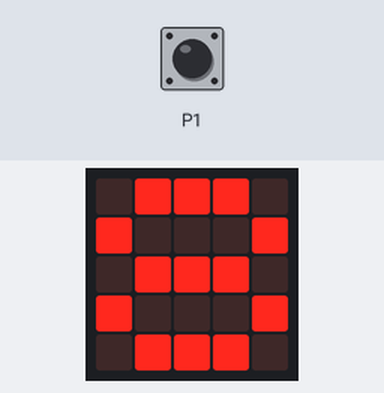
A program run on a simulated BBC micro:bit (MakeCode). Shown: the board's 5×5 LED display. The test bench sets the inputs (shaded band). The 48×5 strip is a reading aid, not a part: it shows the text the display is scrolling, unrolled, one strip-width of it at a time.

Above: at 1.5 s.
1.6 s: touch pin P1 pressed for 0.15 s
At 1.95 s:
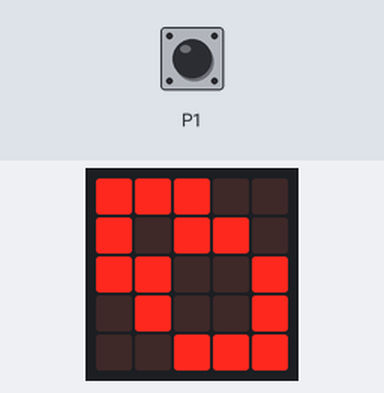
At 2.3 s:
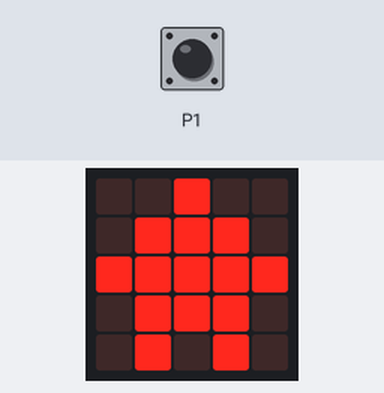
4.5 s: touch pin P1 pressed for 0.15 s
At 10.2 s:
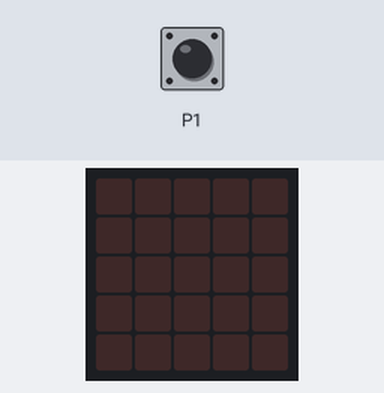

Measured:
- after the input at 1.6 s, the display: changes after 0.15 s (image 1)
- what the display in image 1 shows lasts 0.4 s, from 1.8 s to 2.2 s
- what the display in image 3 shows lasts 0.6 s, from 9.8 s to 10.4 s

The program:

main.ts
```typescript
input.onPinPressed(TouchPin.P1, function () {
    basic.showLeds(`
        # # # . .
        # . # # .
        # # . . #
        . # . . #
        . . # # #
        `)
    basic.pause(300)
    basic.clearScreen()
})
basic.forever(function () {
    basic.showNumber(1)
    basic.pause(200)
    basic.showNumber(8)
    basic.pause(200)
    basic.showIcon(IconNames.House)
    basic.showString("LEONEL")
    basic.clearScreen()
})
```

test.ts
```typescript
// aquí va el archivo "tests"; esto no se compilará cuando este paquete se utilice como una extensión.
```
